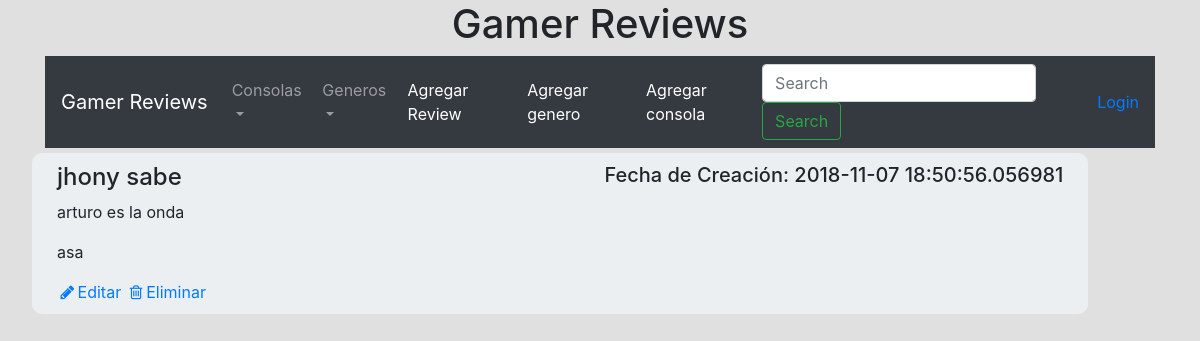
Page /public/ on the earlier database version.
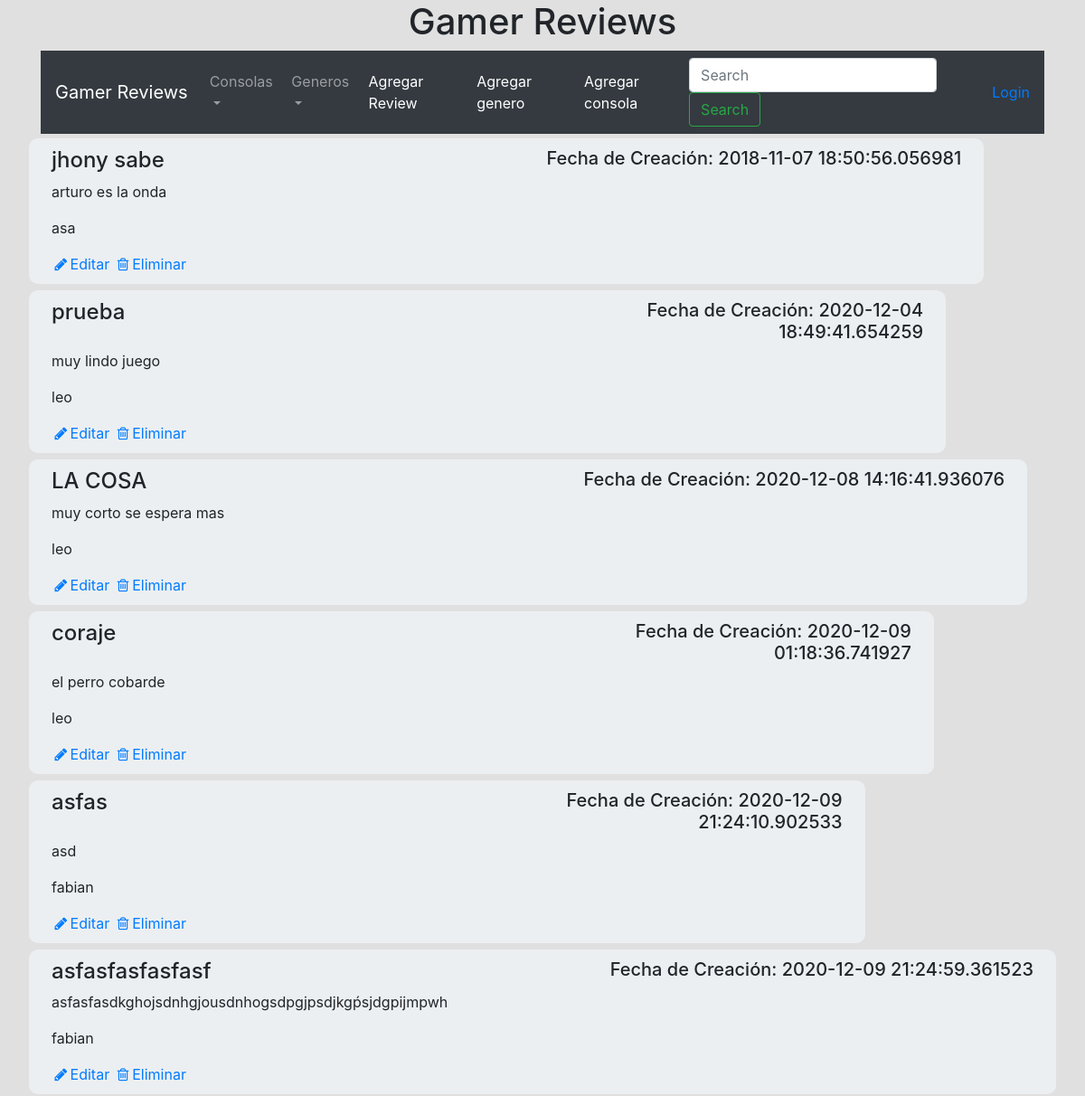
Same page on the later database version.
### database_setup.py (models this page shows)
class Reviewjuego(Base):
	__tablename__ = 'review'
	id = Column(Integer, primary_key=True)
	puntaje = Column(String(4),nullable=False)
	titulo = Column(String(50), nullable=False)
	portada = Column(String(50), nullable=False)
	contenido = Column(String(250), nullable=False)
	fecha_creacion = Column(DateTime, nullable=False)
	id_consola = Column(Integer, ForeignKey("consola.id"))
	consola = relationship(Consola)
	id_autor = Column(Integer, ForeignKey("user.id"))
	user = relationship(User)

class User(Base):
	__tablename__ = 'user'
	id = Column(Integer, primary_key=True)
	username = Column(String(50), nullable=False)
	email = Column(String(250), nullable=False)
	pw_hash = Column(String(250), nullable=False)
	fecha_creacion = Column(DateTime, nullable=False)

### application.py (the view)
@app.route('/', methods=['GET'])
@app.route('/public/', methods=['GET', 'POST'])
def showMain():
	if request.method == 'GET':
		posts = session.query(Reviewjuego,User,Consola).join(User,Reviewjuego.id_autor == User.id).join(Consola,Reviewjuego.id_consola == Consola.id).all()
		if 'username' in login_session:
			username = login_session['username']
			return render_template('public.html', posts = posts, username=username,consolas=ConsolasNAV,generos=GenerosNAV)
		else:
			return render_template('public.html', posts = posts,consolas=ConsolasNAV,generos=GenerosNAV)
	else:
		if request.method == 'POST':
			if request.form['Search'] == "Busqueda":
				buscar = request.form['Busqueda']
				return redirect(url_for('Verreviewtitu',id = buscar))

### templates/public.html
{% extends "index.html" %}
{% block content %}
  {% for post in posts %}
    <div class="row post">
      <div class="col-md-6">
        <h4>{{post.Reviewjuego.titulo}}</h4>
      </div>
      <div class="col-md-6 text-right">
        <h5>Fecha de Creación: {{post.Reviewjuego.fecha_creacion}}</h5>
      </div>
      <div class="col-md-12">
        <p>{{post.Reviewjuego.contenido}}</p>
      </div>
	  <div class="col-md-12">
        <p>{{post.User.username}}</p>
      </div>
      <div class="col-md-12 acciones">
        <a href="/blog/editar/{{post.id}}"><i class="fa fa-pencil fa-fw"></i>Editar</a>
        <a href="/blog/eliminar/{{post.id}}"><i class="fa fa-trash-o fa-fw"></i>Eliminar</a>
      </div>
    </div>
  {% endfor%}
{% endblock %}

Differences in the rows shown:
added Reviewjuego: Reviewjuego.titulo "prueba", Reviewjuego.fecha_creacion "2020-12-04 18:49:41.654259", Reviewjuego.contenido "muy lindo juego", User.username "leo"
added Reviewjuego: Reviewjuego.titulo "LA COSA", Reviewjuego.fecha_creacion "2020-12-08 14:16:41.936076", Reviewjuego.contenido "muy corto se espera mas", User.username "leo"
added Reviewjuego: Reviewjuego.titulo "coraje", Reviewjuego.fecha_creacion "2020-12-09 01:18:36.741927", Reviewjuego.contenido "el perro cobarde", User.username "leo"
added Reviewjuego: Reviewjuego.titulo "asfas", Reviewjuego.fecha_creacion "2020-12-09 21:24:10.902533", Reviewjuego.contenido "asd", User.username "fabian"
added Reviewjuego: Reviewjuego.titulo "asfasfasfasfasf", Reviewjuego.fecha_creacion "2020-12-09 21:24:59.361523", Reviewjuego.contenido "asfasfasdkghojsdnhgjousdnhogsdpgjpsdjkgṕsjdgpijmpwh", User.username "fabian"
